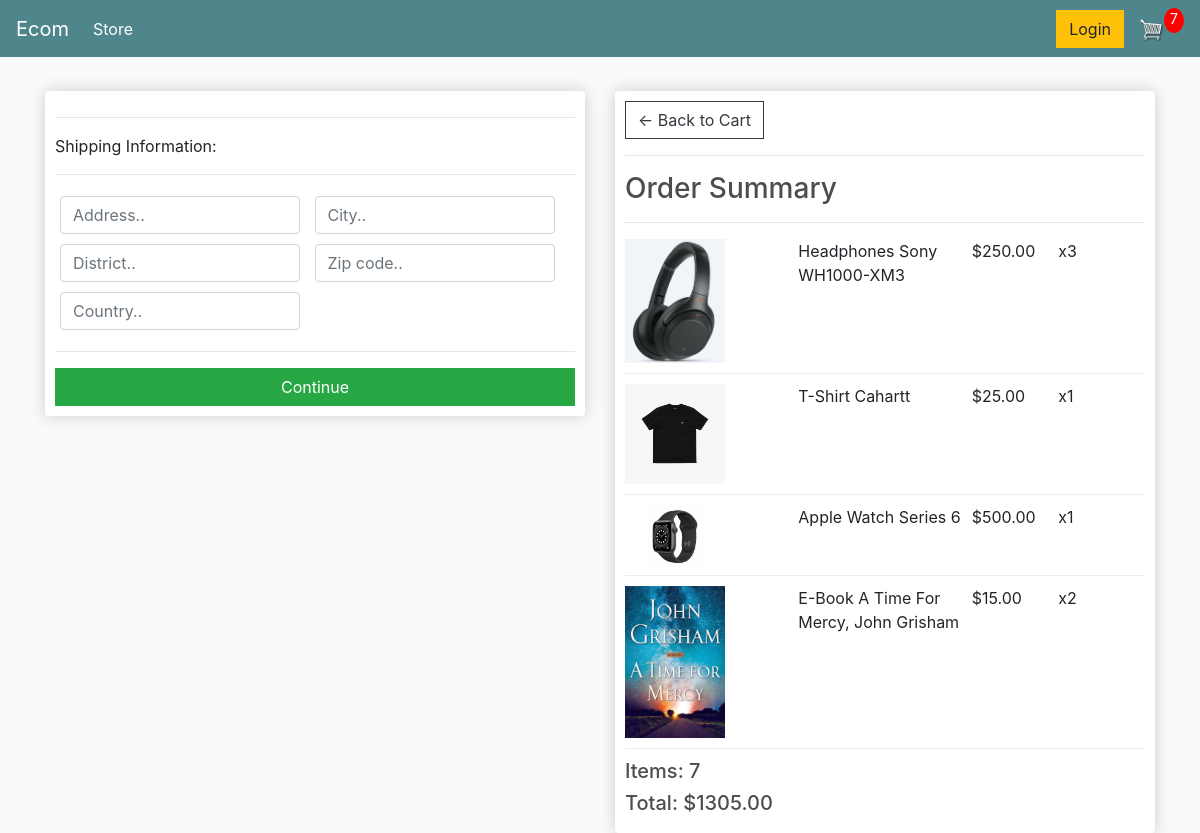
Screenshot of /checkout/ (signed in) with the database file from the repository.
### store/models.py (models this page shows, shortened)
class OrderItem(models.Model):
    product = models.ForeignKey(Product, null=True, blank=True, on_delete=models.SET_NULL)
    order = models.ForeignKey(Order, null=True, blank=True, on_delete=models.SET_NULL)
    quantity= models.IntegerField(default=0, null=True, blank=True)
    date_order = models.DateTimeField(auto_now_add=True)
    @property
    def get_total(self):
      total = self.product.price * self.quantity
      return total

class Product(models.Model):
    name = models.CharField(max_length=200, null=True)
    price = models.FloatField(max_length=200, null=True)
    digital = models.BooleanField(default=False, null=True, blank=False)
    image = models.ImageField(null=True, blank=True)
    @property
    def imageURL(self):
      try:
        url = self.image.url
      except:
        url =''
      return url

class Order(models.Model):
  customer = models.ForeignKey(Customer, null=True, blank=True, on_delete=models.SET_NULL)
  date_order = models.DateTimeField(auto_now_add=True)
  digital = models.BooleanField(default=False, null=True, blank=False)
  complete = models.BooleanField(default=False, null=True, blank=False)
  transaction_id = models.CharField(max_length=100, null=True)
  @property
  def get_cart_total(self):
    orderitems = self.orderitem_set.all()
    total = sum([item.get_total for item in orderitems])
    return total
  @property
  def get_cart_items(self):
    orderitems = self.orderitem_set.all()
    total = sum([item.quantity for item in orderitems])
    return total

### store/views.py (the view)
# urls.py: path('checkout/', views.checkout, name="checkout"),
def checkout(request):
	data = cartData(request)
	cartItems = data['cartItems']
	order = data['order']
	items = data['items']
	context = {'items': items, 'order': order, 'cartItems': cartItems}
	return render(request, 'store/checkout.html', context)

### store/utils.py (called while the page is built)
def cartData(request):
	if request.user.is_authenticated:
		customer = request.user.customer
		order, created = Order.objects.get_or_create(
			customer=customer, complete=False)
		items = order.orderitem_set.all()
		cartItems = order.get_cart_items
	else:
		cookieData = cookieCart(request)
		cartItems = cookieData['cartItems']
		order = cookieData['order']
		items = cookieData['items']
	return {'cartItems': cartItems, 'order': order, 'items': items}

### store/templates/store/checkout.html (shortened to what this page needs)
{% extends 'store/main.html' %}
{% load static %}
{% block content %}
<div class="row">
  <div class="col-lg-6">
    <div class="box-element" id="form-wrapper">
      <form id="form">
        <div id="shipping-info">
          <hr>
          <p>Shipping Information:</p>
          <hr>
          <div class="form-field">
            <input class="form-control" type="text" name="address" placeholder="Address..">
          </div>
          <div class="form-field">
            <input class="form-control" type="text" name="city" placeholder="City..">
          </div>
          <div class="form-field">
            <input class="form-control" type="text" name="district" placeholder="District..">
          </div>
          <div class="form-field">
            <input class="form-control" type="text" name="zipcode" placeholder="Zip code..">
          </div>
          <div class="form-field">
            <input class="form-control" type="text" name="country" placeholder="Country..">
          </div>
        </div>
        <hr>
        <input id="form-button" class="btn btn-success btn-block" type="submit" value="Continue">
      </form>
    </div>
    <br>
  </div>
  <div class="col-lg-6">
    <div class="box-element">
      <a class="btn btn-outline-dark" href="{% url 'cart' %}">&#x2190; Back to Cart</a>
      <hr>
      <h3>Order Summary</h3>
      <hr>
      {% for item in items %}
      <div class="cart-row">
        <div style="flex:2"><img class="row-image" src="{{item.product.imageURL}}"></div>
        <div style="flex:2">
          <p>{{item.product.name}}</p>
        </div>
        <div style="flex:1">
          <p>${{item.product.price|floatformat:2}}</p>
        </div>
        <div style="flex:1">
          <p>x{{item.quantity}}</p>
        </div>
      </div>
      {% endfor %}
      <h5>Items: {{order.get_cart_items}}</h5>
      <h5>Total: ${{order.get_cart_total|floatformat:2}}</h5>
    </div>
  </div>
</div>
{% endblock content %}

### static/css/main.css (style rules this page uses)
body { background-color: hsl(0, 0%, 98%); }
h1, h2, h3, h4, h5, h6 { color: hsl(0, 0%, 30%); }
.box-element { box-shadow: hsl(0, 0%, 80%) 0 0 16px; background-color: #fff; border-radius: 4px; padding: 10px; }
.col-lg-4, .col-lg-6, .col-lg-8, .col-lg-12 { margin-top: 10px; }
.btn { border-radius: 0; }
.row-image { width: 100px; }
.form-field { width: 250px; display: inline-block; padding: 5px; }
.cart-row { display: flex; align-items: flex-stretch; padding-bottom: 10px; margin-bottom: 10px; border-bottom: 1px solid #ececec; }

### rows the page displays
OrderItem: product.imageURL (picture), product.name "Headphones Sony WH1000-XM3", product.price "250.00", quantity "3"
OrderItem: product.imageURL (picture), product.name "T-Shirt Cahartt", product.price "25.00", quantity "1"
OrderItem: product.imageURL (picture), product.name "Apple Watch Series 6", product.price "500.00", quantity "1"
OrderItem: product.imageURL (picture), product.name "E-Book A Time For Mercy, John Grisham", product.price "15.00", quantity "2"
Order: get_cart_items "7", get_cart_total "1305.00"

### other values shown
{{ cartItems }} "7"
